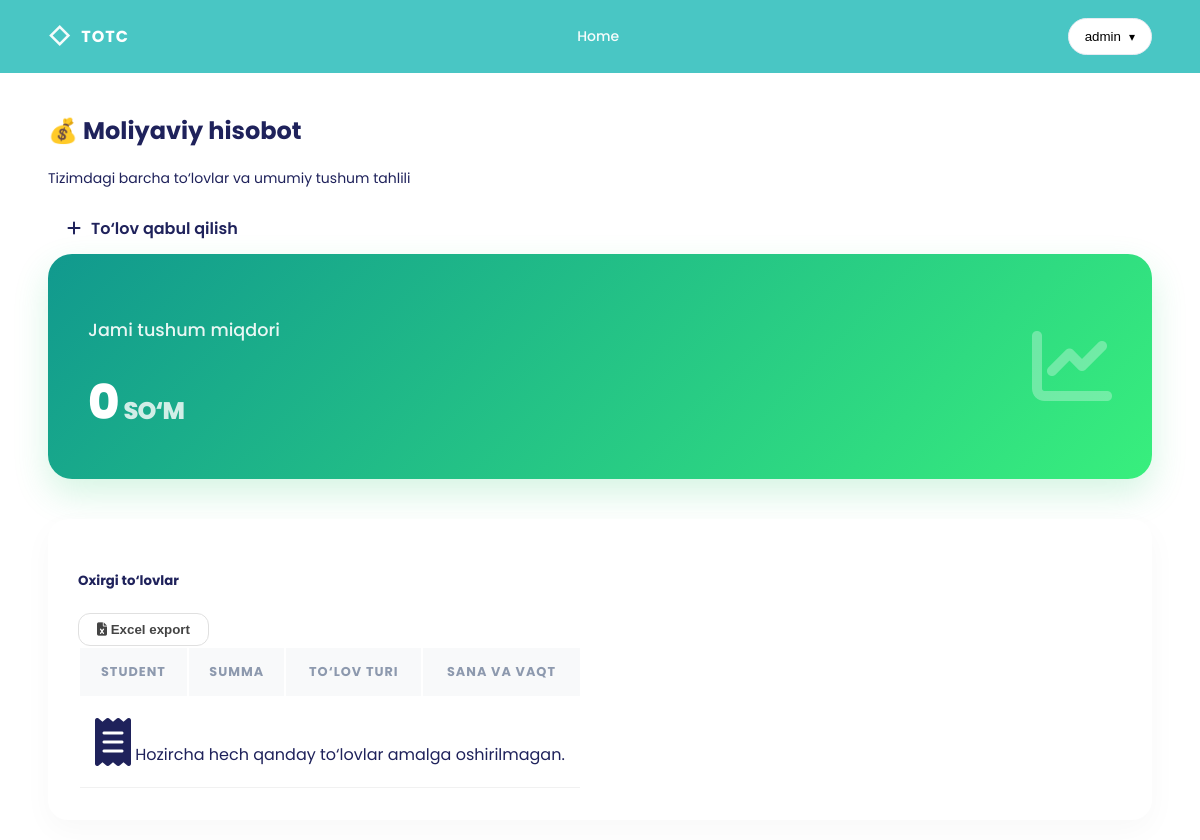
Before: /finance/report/ (signed in) with the older database file.
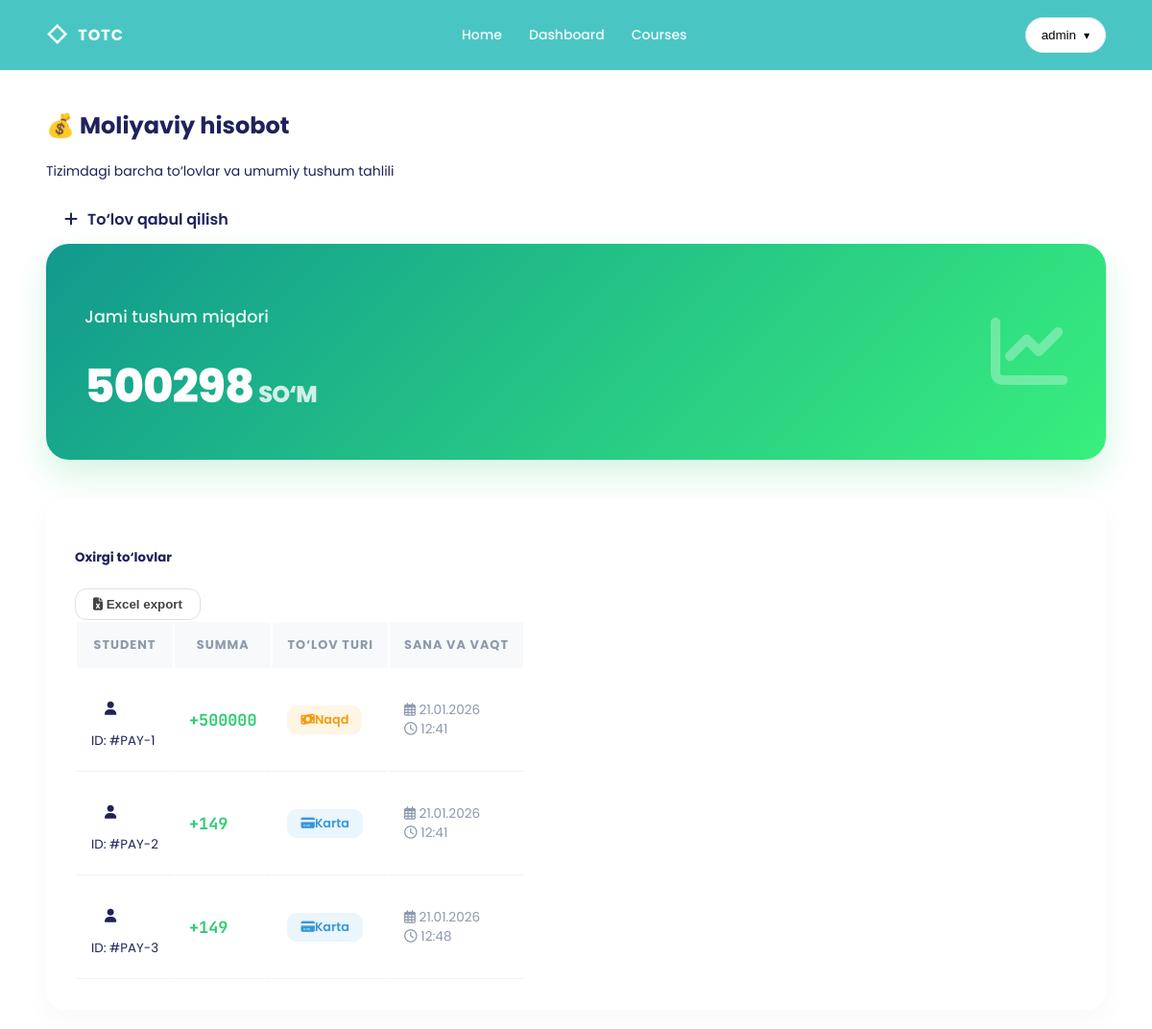
After: the same page with the newer database file.
### accounts/models.py (models this page shows, shortened)
class User(AbstractUser):
    ROLE = (
        ('admin', 'Admin'),
        ('teacher', 'Teacher'),
        ('student', 'Student'),
    )
    role = models.CharField(max_length=10, choices=ROLE)
    avatar = models.ImageField(upload_to='avatar/', default='')
    phone = models.CharField(max_length=20, blank=True, null=True)
    address = models.CharField(max_length=250, blank=True, null=True)
    balance = models.DecimalField(max_digits=10, decimal_places=2, default=0.00)
    speciality = models.CharField(max_length=100, blank=True, null=True)
    qualifications = models.TextField(blank=True, null=True)
    is_expert = models.BooleanField(default=False)
    created_at = models.DateTimeField(auto_now_add=True)
    updated_at = models.DateTimeField(auto_now=True)
    class Meta:
        ordering = ['-id']
        verbose_name = 'User'
        verbose_name_plural = 'Users'

### finance/models.py (models this page shows, shortened)
class Payment(models.Model):
    PAYMENT_STATUS = [
        ('pending', 'Pending'),
        ('paid', 'Paid'),
        ('overdue', 'Overdue'),
        ('cancelled', 'Cancelled'),
    ]
    PAYMENT_TYPE = [
        ('tuition', 'Tuition Fee'),
        ('registration', 'Registration Fee'),
        ('exam', 'Exam Fee'),
        ('deposit', 'Deposit'),
        ('monthly', 'Monthly Charge'),
        ('other', 'Other'),
    ]
    PAYMENT_METHOD = [
        ('cash', 'Cash'),
        ('card', 'Card'),
        ('bank', 'Bank Transfer'),
        ('cheque', 'Cheque'),
        ('balance', 'Student Balance'),
    ]
    student = models.ForeignKey(User, on_delete=models.PROTECT, related_name='payments', limit_choices_to={
      'role': 'student',
      },
                                )
    enrollment = models.ForeignKey(Enrollment, on_delete=models.SET_NULL, null=True, blank=True,
                                   related_name='payments',
                                   )
    amount = models.DecimalField(max_digits=10, decimal_places=2)
    payment_type = models.CharField(max_length=20, choices=PAYMENT_TYPE, default='tuition')
    method = models.CharField(max_length=20, choices=PAYMENT_METHOD)
    status = models.CharField(max_length=20, choices=PAYMENT_STATUS, default='pending')
    due_date = models.DateField()
    paid_date = models.DateField(null=True, blank=True)
    reference_number = models.CharField(max_length=100, unique=True)
    notes = models.TextField(blank=True)
    created_at = models.DateTimeField(auto_now_add=True)
    updated_at = models.DateTimeField(auto_now=True)
    class Meta:
        ordering = ['-due_date']
        verbose_name = 'Payment'
        verbose_name_plural = 'Payments'

### finance/views.py (the view)
# urls.py: path('report/', views.FinanceReportView.as_view(), name='finance_report'),
class FinanceReportView(LoginRequiredMixin, View):
  def get( self, request ):
    payments = Payment.objects.all()
    total = payments.aggregate(Sum('amount'))[ 'amount__sum' ] or 0
    return render(request, 'finance/report.html', {
      'payments': payments,
      'total': total,
      }, )

### templates/finance/report.html (shortened to what this page needs)
{% extends "base.html" %}
{% block content %}
    <link rel="stylesheet" href="https://cdnjs.cloudflare.com/ajax/libs/font-awesome/6.4.0/css/all.min.css">
    <div class="container finance-wrapper">
        <div class="d-flex justify-content-between align-items-end mb-4">
            <div>
                <h2 class="fw-bold mb-0">💰 Moliyaviy hisobot</h2>
                <p class="text-muted small mb-0">Tizimdagi barcha to‘lovlar va umumiy tushum tahlili</p>
            </div>
            <div class="d-flex gap-2">
                <a href="/finance/payment/create/" class="btn btn-success rounded-pill px-4 fw-bold">
                    <i class="fas fa-plus me-2"></i> To‘lov qabul qilish
                </a>
            </div>
        </div>
        <div class="total-income-card">
            <div>
                <h4>Jami tushum miqdori</h4>
                <div class="total-amount">
                    {{ total|floatformat:0 }}<span class="currency">SO‘M</span>
                </div>
            </div>
            <div class="icon-box d-none d-md-block">
                <i class="fas fa-chart-line fa-5x" style="opacity: 0.3;"></i>
            </div>
        </div>
        <div class="report-card">
            <div class="d-flex justify-content-between align-items-center mb-4">
                <h5 class="fw-bold mb-0">Oxirgi to‘lovlar</h5>
                <button class="btn-export"><i class="fas fa-file-excel me-2"></i> Excel export</button>
            </div>
            <div class="table-responsive">
                <table class="table mb-0">
                    <thead>
                    <tr>
                        <th>Student</th>
                        <th class="text-center">Summa</th>
                        <th class="text-center">To‘lov turi</th>
                        <th class="text-end">Sana va vaqt</th>
                    </tr>
                    </thead>
                    <tbody>
                    {% for payment in payments %}
                        <tr>
                            <td>
                                <div class="d-flex align-items-center">
                                    <div class="bg-light rounded-circle p-2 me-3"
                                         style="width: 40px; height: 40px; display: flex; align-items: center; justify-content: center;">
                                        <i class="fas fa-user text-muted small"></i>
                                    </div>
                                    <div>
                                        <small class="text-muted">ID: #PAY-{{ payment.id }}</small>
                                    </div>
                                </div>
                            </td>
                            <td class="text-center">
                                <span class="amount-cell">+{{ payment.amount|floatformat:0 }}</span>
                            </td>
                            <td class="text-center">
                                {% if payment.method == 'cash' %}
                                    <span class="method-badge method-cash">
                                    <i class="fas fa-money-bill-wave me-2"></i> Naqd
                                </span>
                                {% else %}
                                    <span class="method-badge method-card">
                                    <i class="fas fa-credit-card me-2"></i> Karta
                                </span>
                                {% endif %}
                            </td>
                            <td class="text-end">
                                <div class="date-text">
                                    <i class="far fa-calendar-alt me-1"></i> {{ payment.created_at|date:"d.m.Y" }} <br>
                                    <i class="far fa-clock me-1"></i> {{ payment.created_at|date:"H:i" }}
                                </div>
                            </td>
                        </tr>
                    {% empty %}
                        <tr>
                            <td colspan="4" class="text-center py-5 text-muted">
                                <i class="fas fa-receipt fa-3x mb-3 d-block opacity-50"></i>
                                Hozircha hech qanday to‘lovlar amalga oshirilmagan.
                            </td>
                        </tr>
                    {% endfor %}
                    </tbody>
                </table>
            </div>
        </div>
    </div>
{% endblock %}

### templates/base.html (shortened to what this page needs)
{% load static %}
<!doctype html>
<html lang="en">
<head>
    <link rel="stylesheet" href="{% static 'css/style.css' %}">
</head>
<body>
<header class="nav">
    <div class="container nav__inner">
        <a class="brand" href="{% url 'index' %}">
            <span class="brand__mark">◇</span>
            <span class="brand__text">TOTC</span>
        </a>
        <nav class="nav__links">
            <a href="{% url 'index' %}">Home</a>
            {% if user.is_authenticated %}
                {% if user.role == 'admin' %}
                    <a href="{% url 'courses:admin_dashboard' %}">Dashboard</a>
                    <a href="{% url 'courses:list' %}">Courses</a>
                {% elif user.role == 'teacher' %}
                    <a href="{% url 'accounts:dashboard' %}">Dashboard</a>
                    <a href="{% url 'courses:list' %}">My Courses</a>
                {% elif user.role == 'student' %}
                    <a href="{% url 'accounts:dashboard' %}">Dashboard</a>
                    <a href="{% url 'courses:list' %}">My Courses</a>
                {% endif %}
            {% endif %}
        </nav>
        <div class="nav__actions">
            {% if user.is_authenticated %}
                <div class="navUser">
                    <button class="navUser__btn" type="button">
                        <span class="navUser__name">{{ user.username }}</span>
                        <span class="navUser__chev">▾</span>
                    </button>
                </div>
            {% else %}
                <a class="btn btn--pill btn--white" href="{% url 'accounts:login' %}">Login</a>
                <a class="btn btn--pill btn--ghost" href="mailto:admin@admin.com">Contact Us</a>
            {% endif %}
        </div>
    </div>
</header>
{% block content %}{% endblock %}
</body>
</html>

### static/css/style.css (style rules this page uses)
:root { --teal:#49c6c4; --teal2:#2db6b4; --ink:#1f225b; --muted:#6b6f86; --soft:#f1f8ff; --orange:#ff9b20; --pink:#e74a7a; --navy:#24264b; --radius:18px; --shadow:0 18px 45px rgba(20, 32, 68, 0.10); }
* { box-sizing:border-box }
html,body { margin:0;padding:0; scroll-behavior: smooth; overflow-x: hidden; }
body { font-family:"Poppins",system-ui,-apple-system,Segoe UI,Roboto,Arial,sans-serif; color:var(--ink); background:#fff; }
a { color:inherit;text-decoration:none }
.container { width:min(1200px, 92%); margin-inline:auto }
.small { font-size:14px }
.nav { background:var(--teal); padding:18px 0; position:sticky; top:0; z-index:50; }
.nav__inner { display:flex; align-items:center; justify-content:space-between; gap:16px; }
.brand { display:flex; align-items:center; gap:10px; color:#fff; font-weight:700; }
.brand__mark { font-size:22px; opacity:.95 }
.brand__text { letter-spacing:.06em }
.nav__links { display:flex; gap:28px; color:#fff; opacity:.95 }
.nav__links a { font-weight:500; font-size:14px }
.nav__actions { display:flex; gap:12px }
.btn { display:inline-flex; align-items:center; justify-content:center; gap:10px; padding:12px 18px; border-radius:999px; border:1px solid transparent; font-weight:600; cursor:pointer; }
.navUser { position: relative; }
.navUser__btn { display: flex; align-items: center; gap: 8px; padding: 10px 16px; border-radius: 999px; background: #fff; border: 1px solid #e6ebf2; cursor: pointer; font-weight: 500; }
.navUser__chev { font-size: 12px; }
.navUser { position: relative; display: inline-block; }

### templates/finance/report.html (style rules this page uses)
.finance-wrapper { padding: 20px 0; }
.total-income-card { background: linear-gradient(135deg, #11998e 0%, #38ef7d 100%); border-radius: 24px; padding: 40px; color: white; margin-bottom: 40px; box-shadow: 0 15px 35px rgba(46, 204, 113, 0.2); display: flex; justify-content: space-between; align-items: center; }
.total-income-card h4 { opacity: 0.9; font-weight: 500; font-size: 1.1rem; }
.total-amount { font-size: 3rem; font-weight: 800; letter-spacing: -1px; }
.currency { font-size: 1.5rem; opacity: 0.8; margin-left: 5px; }
.report-card { background: #fff; border-radius: 20px; padding: 30px; box-shadow: 0 10px 30px rgba(0, 0, 0, 0.03); }
.table thead th { background: #f8f9fa; border: none; color: #8d99ae; font-size: 0.8rem; text-transform: uppercase; letter-spacing: 1px; padding: 15px; }
.table tbody td { padding: 20px 15px; vertical-align: middle; border-bottom: 1px solid #f1f1f1; }
.amount-cell { font-family: 'JetBrains Mono', monospace; font-weight: 700; color: #2ecc71; font-size: 1.05rem; }
.method-badge { padding: 6px 14px; border-radius: 10px; font-size: 0.8rem; font-weight: 600; display: inline-flex; align-items: center; }
.method-cash { background: rgba(255, 152, 0, 0.1); color: #f39c12; }
.method-card { background: rgba(52, 152, 219, 0.1); color: #3498db; }
.date-text { color: #8d99ae; font-size: 0.85rem; }
.btn-export { background: #fff; border: 1px solid #e0e0e0; padding: 8px 18px; border-radius: 12px; font-weight: 600; color: #444; transition: 0.3s; }

Changed rows visible on the page:
changed User "admin": role empty → "admin" (drawn)
added Payment: id "1", amount "500000", method "cash" (drawn), created_at "21.01.2026", created_at "12:41"
added Payment: id "2", amount "149", method "balance" (drawn), created_at "21.01.2026", created_at "12:41"
added Payment: id "3", amount "149", method "balance" (drawn), created_at "21.01.2026", created_at "12:48"
Other visible differences:
{{ total|floatformat:0 }}: "0" → "500298"
text no longer shown: "Hozircha hech qanday to‘lovlar amalga oshirilmagan."
text now shown: "Dashboard Courses"
